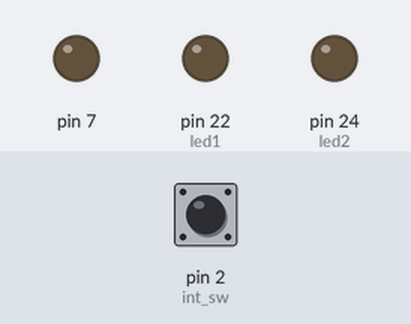
The sketch below on a simulated Arduino Mega 2560, built with avr-gcc and run on an emulated ATmega2560. Shown: output pins drawn as LEDs (lit = HIGH). The inputs (shaded band) are chosen by the test bench; at power-on: pin 2 (int_sw) HIGH.

Above: at 1.2 s.
1.3 s: pin 2 (int_sw) pulled LOW for 1 s
At 3.2 s:
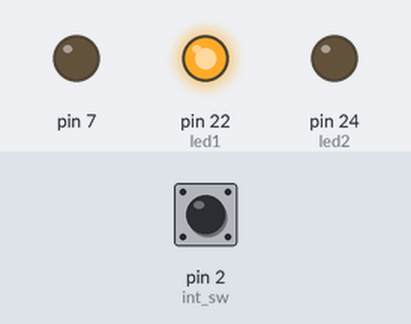
4.3 s: pin 2 (int_sw) pulled LOW for 0.15 s
At 4.9 s:
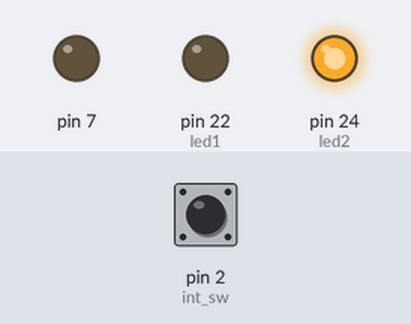
6.0 s: pin 2 (int_sw) pulled LOW for 3.2 s
At 6.2 s:
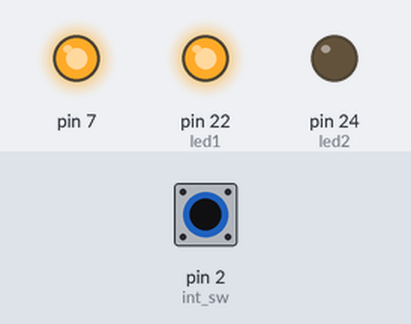
Timing chart, 0 to 16.7 s (numbered marks = the images above; inputs shaded):
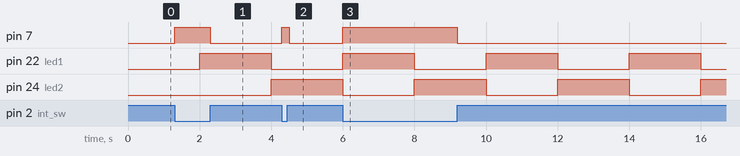

Measured:
- after the input at 1.3 s, pin 7: LOW → HIGH at once, → LOW 1.0 s later
- after the input at 4.3 s, pin 7: LOW → HIGH at once, → LOW 0.20 s later
- after the input at 6.0 s, pin 7: LOW → HIGH at once, → LOW 3.2 s later
- by itself, pin 22 (led1), pin 24 (led2): alternates HIGH for 2.0 s and LOW for 2.0 s

The sketch:

CH41-2.ino
```cpp
// 문제 2번 MsTimer2 사용

#include <MsTimer2.h>

int sw;
int int_sw = 2;
int led1 = 22;
int led2 = 24;
int led1_state = HIGH;
int led2_state = LOW;

void setup() {
  pinMode(led1,OUTPUT);
  pinMode(led2,OUTPUT);
  pinMode(7,OUTPUT);
  pinMode(int_sw,INPUT_PULLUP);
  MsTimer2::set(2000,timer0);
  MsTimer2::start();    // stop으로 멈춤
}

void loop() { // 2초에 한 번씩 ON OFF
  sw = digitalRead(2);

  if(sw==LOW)    // timer 인터럽트를 통해 스위치를 눌러도 인식 가능
    {
      digitalWrite(7, HIGH);
      delay(100);
      digitalWrite(7, LOW);
    }
}

void timer0(){
  if(led1_state == HIGH){
    digitalWrite(led1, led1_state);
  }
  if(led1_state == LOW){
    digitalWrite(led1, led1_state);
  }
  led1_state =! led1_state;

  if(led2_state == HIGH){
    digitalWrite(led2, led2_state);
  }
  if(led2_state == LOW){
    digitalWrite(led2, led2_state);
  }
  led2_state =! led2_state;
}


/* 문제 3번 TimerOne 사용

#include <TimerOne.h>

void setup() {
  pinMode(22,OUTPUT);
  pinMode(24,OUTPUT);
  pinMode(7,OUTPUT);
  pinMode(2,INPUT_PULLUP);

  Timer1.attachInterrupt( timerIsr );
}

void loop() {
  digitalRead(2);

  if(digitalRead(2)==LOW){    // 풀업 구성 시
      digitalWrite(7, HIGH);
      delay(100);
      digitalWrite(7, LOW);
    }
}

void timerIsr () {
  // Toggle LED = 반전
  digitalWrite(22,digitalRead(22)^1);
  Timer1.initialize(2000000);
  digitalWrite(24,digitalRead(22)^1);
}
*/
```
